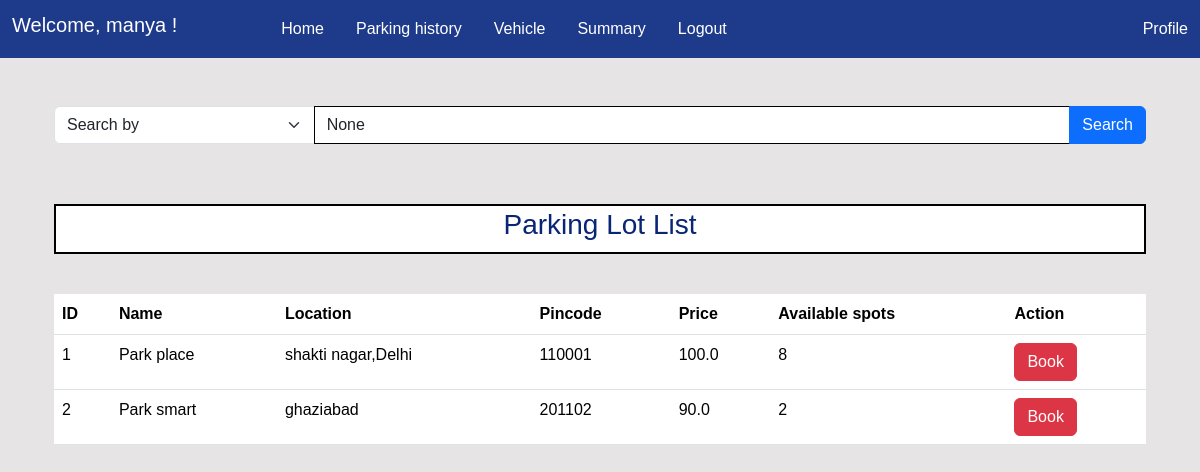
/user (signed in), run on an earlier commit of the app's database.
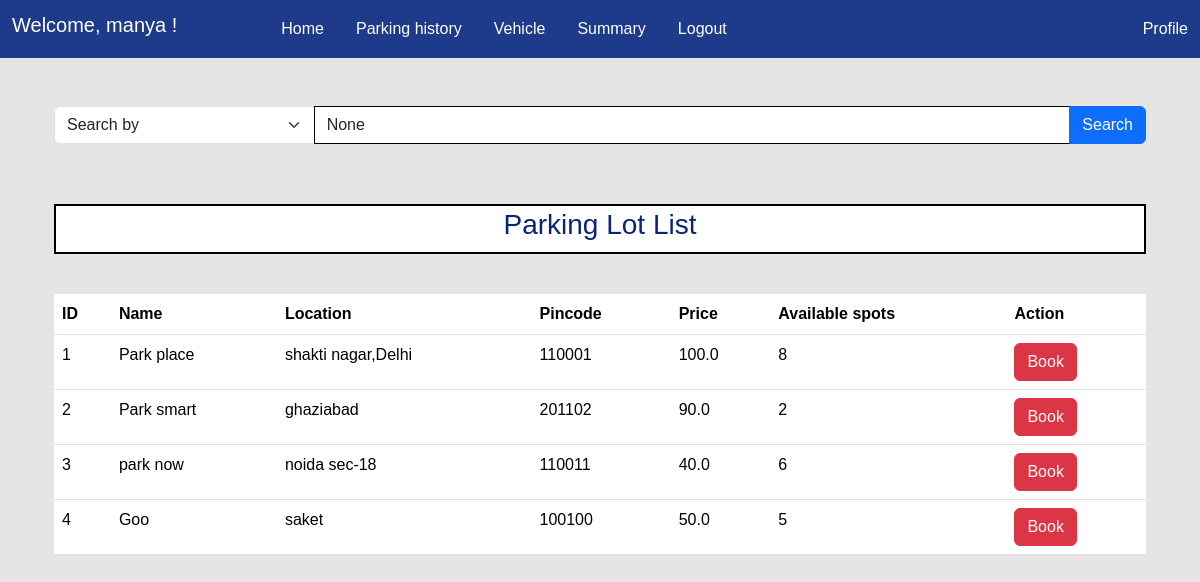
And on a later commit of the database.
### models.py (models this page shows)
class ParkingLot(db.Model):
    __tablename__ = 'parkinglot'
    id = db.Column(db.Integer, primary_key=True)
    name = db.Column(db.String(50), nullable=False)
    address = db.Column(db.String(100), nullable=False)
    pincode = db.Column(db.String(10), nullable=False)
    total_spots = db.Column(db.Integer, nullable=False)
    price_per_hour = db.Column(db.Float, nullable=False)
    spots= db.relationship('ParkingSpot', backref='parkinglot', lazy=True,cascade="all, delete-orphan" )
    lots= db.relationship('Reservation', backref='parkinglot', lazy=True)

### routes.py (the view)
@app.route('/user')
@auth_required
def user():
    parkinglots = ParkingLot.query.all()
    parameter= request.args.get('parameter')
    query= request.args.get('query')
    parameters={
        'default':'Search by',
        'lotname':'Lot name',
        'location' : 'Location',
        'pincode':'Pincode'
    }
    if parameter=='lotname':
        parkinglots=ParkingLot.query.filter(ParkingLot.name.ilike(f'%{query}%')).all()
        return render_template('user/user.html',parkinglots=parkinglots,parameters=parameters,param=parameter,query=query)
    elif parameter=='location':
        parkinglots=ParkingLot.query.filter(ParkingLot.address.ilike(f'%{query}%')).all()
        return render_template('user/user.html',parkinglots=parkinglots,parameters=parameters,param=parameter,query=query)
    elif parameter=='pincode':
        parkinglots=ParkingLot.query.filter(ParkingLot.pincode.ilike(f'{query}%')).all()
        return render_template('user/user.html',parkinglots=parkinglots,parameters=parameters,param=parameter,query=query)
    return render_template('user/user.html',parkinglots=parkinglots,parameters=parameters,param=parameter,query=query)

### routes.py (called while the page is built)
def auth_required(f):
    @wraps(f) #create different function object
    def decorated_function(*args, **kwargs):
        if 'user_id' not in session:
            return redirect(url_for('login'))
        else:
            return f(*args, **kwargs)
    return decorated_function

### templates/user/user.html (shortened to what this page needs)
{% extends 'layout.html' %}
{% block content %}
<div class="container-fluid mt-5">
    {% include 'searchbar.html'   %}
    <div class="heading d-flex chfont ">
        <h3>Parking Lot List</h3>
    </div>
    <table class="table">
        <thead>
            <tr>
                <th>ID</th>
                <th>Name</th>
                <th>Location</th>
                <th>Pincode</th>
                <th>Price</th>
                <th>Available spots</th>
                <th>Action</th>
            </tr>
        <tbody>
            {% for parkinglot in parkinglots %}
            <tr>
                <td>{{parkinglot.id}}</td>
                <td>{{parkinglot.name}}</td>
                <td>{{parkinglot.address}}</td>
                <td>{{parkinglot.pincode}}</td>
                <td>{{parkinglot.price_per_hour}}</td>
                <td>{{  parkinglot.spots | selectattr('is_occupied', 'equalto', False) | list | length}}</td>
                <td>
                    <a href="{{url_for('book_lot' , id=parkinglot.id)}}" class="btn btn-danger">
                        Book
                    </a>
                </td>
            </tr>
            {% endfor %}
        </tbody>
        </thead>
    </table>
</div>
{% endblock %}

### templates/layout.html (shortened to what this page needs)
<!DOCTYPE html>
<html lang="en">
<head>
  <link href="https://cdn.jsdelivr.net/npm/bootstrap@5.3.7/dist/css/bootstrap.min.css" rel="stylesheet"
 />
  <link rel="stylesheet" href="https://cdnjs.cloudflare.com/ajax/libs/font-awesome/6.7.2/css/all.min.css"
 />
</head>
<body>
  {% block navbar %}
  {% include 'navbar.html' %}
  {% endblock %}
  <div class="container">{% block content %} {% endblock %}</div>
</body>
</html>

### templates/navbar.html (shortened to what this page needs)
<nav class="navbar navbar-expand-lg bg-body-tertiary d-flex" >
  <div class="container-fluid">
    <div class="collapse navbar-collapse" id="navbarSupportedContent">
      {% if 'user_id' in session %}
        <h4 class="navbar navbar-brand me-5">Welcome, {{session['name']}} !</h4>
        {% if session['is_admin'] %}
          <ul class="navbar-nav me-auto mb-2 mb-lg-0 ">
            <li class="nav-item">
              <a class="nav-link me-3 ms-5 " href="{{ url_for('index')}}">Home</a>
            </li>
            <li class="nav-item">
              <a class="nav-link active me-3" href="{{url_for('userdata')}}">User details</a>
            </li>
            <li class="nav-item">
              <a class="nav-link active me-3" href="{{url_for('search_lot')}}">Search</a>
            </li>
            <li class="nav-item">
              <a class="nav-link active me-3" href="#">Summary</a>
            </li>
            <li class="nav-item">
              <a class="nav-link active me-3" href="{{ url_for('logout')}}">Logout</a>
            </li>
          </ul>
        {% else %}
          <ul class="navbar-nav me-auto mb-2 mb-lg-0">
            <li class="nav-item">
              <a class="nav-link active me-3 ms-5" href="{{ url_for('user')}}">Home</a>
            </li>
            <li class="nav-item">
              <a class="nav-link active me-3" href="{{url_for('parking_history')}}">Parking history</a>
            </li>
            <li class="nav-item">
              <a class="nav-link active me-3" href="{{url_for('vehicle')}}">Vehicle</a>
            </li>
            <li class="nav-item">
              <a class="nav-link active me-3" href="#">Summary</a>
            </li>
            <li class="nav-item">
              <a class="nav-link active me-3" href="{{ url_for('logout')}}">Logout</a>
            </li>
          </ul>
        {% endif %}
        <div class="d-flex justify-content-end align-items-center">
          <a class="nav-link active" href="{{ url_for('profile')}}">Profile</a>
        </div>
      {% endif %}
    </div>
  </div>
</nav>

### templates/searchbar.html
<form class="form-group mt-3 " role="search" method="GET">
    <div class="input-group">
        <select name="parameter" id="parameter" class="parameter form-select">
            {% for parameter in parameters %}
                {% if param and parameter==param %}
                    <option value="{{parameter}}" selected>{{parameters[parameter]}}</option>
                {% else %}
                    <option value="{{parameter}}">{{parameters[parameter]}}</option>
                {% endif %}
            {% endfor %}
        </select>
        <input type="search" value="{{query}}" name="query" class="form-control w-50" placeholder="Search here">
        <button class="btn btn-primary" type="submit">Search</button>
    </div>
</form>

### templates/layout.html (style rules this page uses)
body { font-family: Arial, sans-serif; background-color: #e6e4e4; }
.navbar { background-color: #1e3a8a !important; color: #ffffff !important; }
.navbar .nav-link { color: #ffffff !important; border-color: #ffffff !important; }
.navbar .navbar-brand { color: #ffffff !important; }
.heading { margin-top: 60px; margin-bottom: 40px; height: 50px; border: 2px solid black; justify-content: center; align-items: center; color: #082576; background-color: #ffffff; }
.form-control { border: 1px solid black; }

What changed in the data, as far as the page shows it:
added ParkingLot: id "3", name "park now", address "noida sec-18", pincode "110011", price_per_hour "40.0", spots|selectattr "6"
added ParkingLot: id "4", name "Goo", address "saket", pincode "100100", price_per_hour "50.0", spots|selectattr "5"
